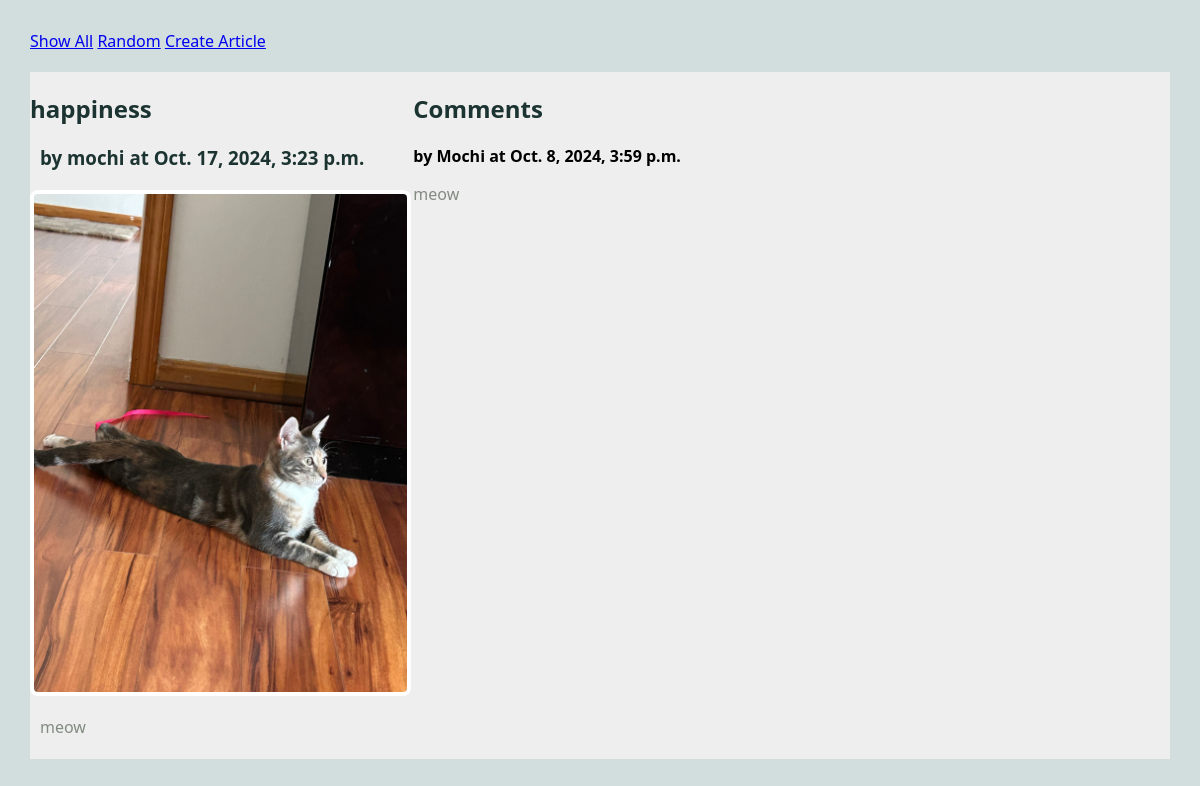
/blog/article/1, run on the app's committed database.
### blog/models.py (models this page shows, shortened)
class Article(models.Model):
  title = models.TextField(blank=False)
  author = models.TextField(blank=False)
  text = models.TextField(blank=False)
  published = models.DateTimeField(auto_now=True)
  image_file = models.ImageField(blank=True) #NEW
  def get_comments(self):
    comments = Comment.objects.filter(article=self)
    return comments

class Comment(models.Model):
  article = models.ForeignKey("Article", on_delete=models.CASCADE)
  author = models.TextField(blank=False)
  text = models.TextField(blank=False)
  published = models.DateTimeField(auto_now=True)
  def __str__(self):
    return f'{self.text}'

### blog/views.py (the view)
# urls.py: path(r'article/<int:pk>', views.ArticleView.as_view(), name="article" ),
class ArticleView(DetailView):
  model = Article #the model to display
  template_name = 'blog/article.html'
  context_object_name = 'article'

### blog/templates/blog/article.html (shortened to what this page needs)
{% extends 'blog/base.html' %}
{% block content%}
<main class="grid-container">
  <article>
    <h2>{{article.title}}</h2>
    <h3>by {{article.author}} at {{article.published}}</h3>
    <img src="{{article.image_file.url}}" alt="{{article.image_file.url}}">
    <p>
      {{article.text}}
    </p>
  </article>
  <div>
    {% if article.get_comments %}
    <h2>Comments</h2>
    {% for c in article.get_comments %}
    <div>
      <strong> by {{c.author}} at {{c.published}}</strong>
      <p>
        {{c.text}}
      </p>
    </div>
    {% endfor %}
    {% else %}
    <h2> No Commentss</h2>
    {% endif %}
  </div>
</main>
{% endblock%}

### static/styles-blog.css (style rules this page uses)
body { margin: 30px; background: #d1dedd; font-family: 'Segoe UI', Tahoma, Geneva, Verdana, sans-serif; }
h1, h2, h3 { color: #1c3431; }
p { color: #828b82; }
.grid-container { background: #eee; max-width: 900px; display: grid; grid-template-columns: repeat(3, 1fr); grid-gap: 10px; max-width: 1200px; margin: 20px auto; }
article img, article.featured img { width: 100%; border: 4px solid #fff; border-radius: 8px; }
article p, article h3 { margin: 20px 10px; }

### data on the page
Article: title "happiness", author "mochi", published "Oct. 17, 2024, 3:23 p.m.", image_file (picture), text "meow"
Comment: author "Mochi", published "Oct. 8, 2024, 3:59 p.m.", text "meow"
